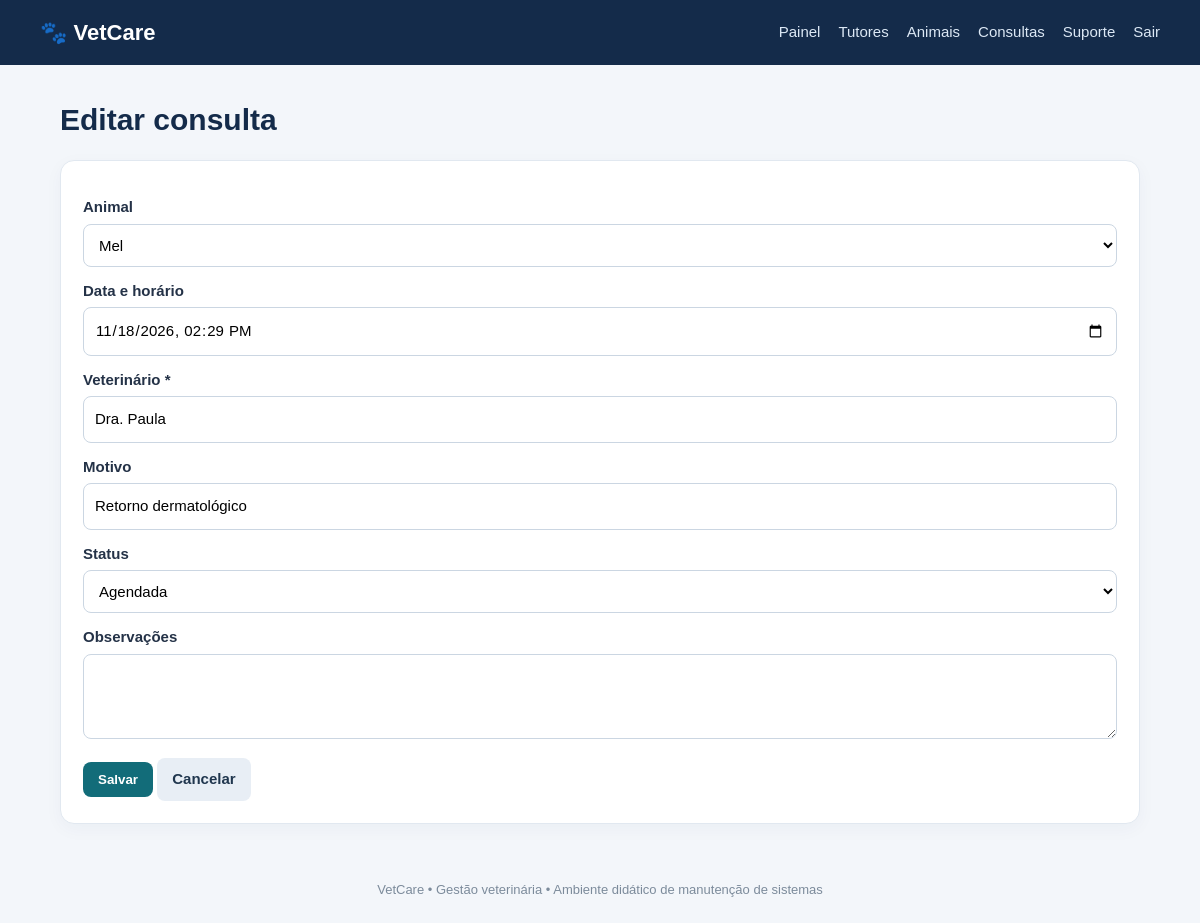
/consultas/form.php?id=1 (signed in), run on the app's committed database.
### tables this page shows
CREATE TABLE consultas (
    id INT AUTO_INCREMENT PRIMARY KEY,
    animal_id INT NOT NULL,
    data_consulta DATETIME NOT NULL,
    veterinario VARCHAR(120) NOT NULL,
    motivo VARCHAR(180),
    status VARCHAR(30) DEFAULT 'Agendada',
    observacoes TEXT,
    CONSTRAINT fk_consulta_animal FOREIGN KEY (animal_id) REFERENCES animais(id)
);

CREATE TABLE animais (
    id INT AUTO_INCREMENT PRIMARY KEY,
    tutor_id INT NOT NULL,
    nome VARCHAR(100) NOT NULL,
    especie VARCHAR(60),
    raca VARCHAR(80),
    nascimento DATE,
    sexo VARCHAR(20),
    observacoes TEXT,
    ativo TINYINT(1) DEFAULT 1,
    CONSTRAINT fk_animal_tutor FOREIGN KEY (tutor_id) REFERENCES tutores(id)
);

### consultas/form.php (the view, shortened to what this page needs)
<?php
require_once __DIR__.'/../config/database.php';require_once __DIR__.'/../config/auth.php';exigirLogin();
$id=(int)($_GET['id']??0);$r=['animal_id'=>'','data_consulta'=>'','veterinario'=>'','motivo'=>'','status'=>'Agendada','observacoes'=>''];
if($id){$s=$pdo->prepare("SELECT * FROM consultas WHERE id=?");$s->execute([$id]);$r=$s->fetch()?:$r;}
$animais=$pdo->query("SELECT id,nome FROM animais ORDER BY nome")->fetchAll();$erro='';
$titulo=$id?'Editar consulta':'Nova consulta';include __DIR__.'/../includes/header.php';?>
<h1><?=$titulo?></h1><section class="panel"><?php if($erro):?><div class="alert"><?=$erro?></div><?php endif;?>
<form method="post"><div class="field"><label>Animal</label><select name="animal_id" required><option value="">Selecione</option><?php foreach($animais as $a):?><option value="<?=$a['id']?>" <?=$r['animal_id']==$a['id']?'selected':''?>><?=htmlspecialchars($a['nome'])?></option><?php endforeach;?></select></div>
<div class="field"><label>Data e horário</label><input type="datetime-local" name="data_consulta" value="<?=$r['data_consulta']?date('Y-m-d\TH:i',strtotime($r['data_consulta'])):''?>" required></div>
<div class="field"><label>Veterinário *</label><input name="veterinario" value="<?=htmlspecialchars($r['veterinario'])?>" required></div>
<div class="field"><label>Motivo</label><input name="motivo" value="<?=htmlspecialchars($r['motivo'])?>"></div>
<div class="field"><label>Status</label><select name="status"><?php foreach(['Agendada','Realizada','Cancelada'] as $op):?><option <?=$r['status']===$op?'selected':''?>><?=$op?></option><?php endforeach;?></select></div>
<div class="field"><label>Observações</label><textarea name="observacoes"><?=htmlspecialchars($r['observacoes'])?></textarea></div>
<button>Salvar</button> <a class="btn secondary" href="index.php">Cancelar</a></form></section><?php include __DIR__.'/../includes/footer.php';?>

### assets/style.css (style rules this page uses)
* { box-sizing:border-box }
body { margin:0;background:#f3f6fa;color:#243247;font:15px/1.5 Arial,sans-serif }
h1 { margin:0 0 8px;color:#142b4a }
.panel,.stat,.login-box { background:white;border:1px solid #e1e8f0;border-radius:14px;padding:22px;box-shadow:0 5px 18px #203c5b0a;margin:18px 0 }
.btn,button { display:inline-block;border:0;border-radius:8px;padding:10px 15px;background:#126c79;color:white;text-decoration:none;cursor:pointer;font-weight:700 }
.btn.secondary { background:#e8eef5;color:#20364e }
form .field { margin:13px 0 }
label { display:block;font-weight:700;margin-bottom:5px }
input,select,textarea { width:100%;padding:11px;border:1px solid #cbd6e2;border-radius:8px;font:inherit;background:#fff }
textarea { min-height:85px }

### data on the page
consultas: animal_id "Mel", data_consulta "11/18/2026 14:29", veterinario "Dra. Paula", motivo "Retorno dermatológico", status "Agendada"

### other printed values
$titulo "Editar consulta"
